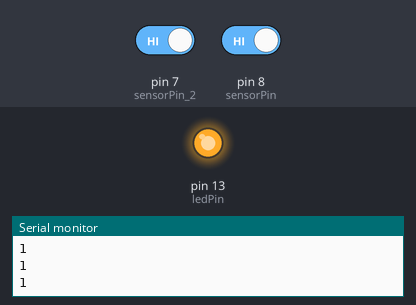
The sketch below on a simulated Arduino Uno, built with avr-gcc and run on an emulated ATmega328P. Shown: output pins drawn as LEDs (lit = HIGH), the last lines printed to the serial monitor. Inputs (shaded band) come from the test bench; at power-on: pin 8 (sensorPin) HIGH, pin 7 (sensorPin_2) HIGH. No radio packets arrive unless stated.

Above: at 1.2 s.
1.3 s: pin 8 (sensorPin) driven LOW
At 1.9 s:
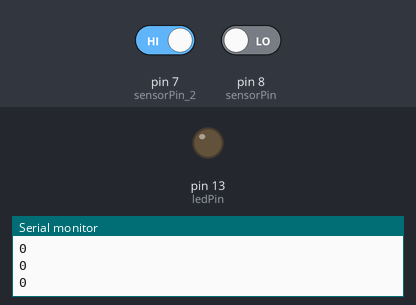
2.8 s: pin 8 (sensorPin) driven HIGH
At 4.3 s:
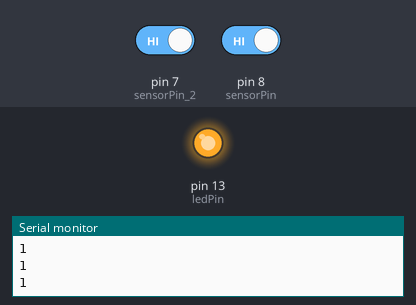
Timing chart, 0 to 5.8 s (numbered marks = the images above; inputs shaded):
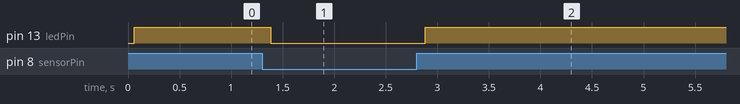

The sketch:

Trasmisor.ino
```cpp
#include <VirtualWire.h>
#include <avr/wdt.h>

const int dataPin = 9;
const int ledPin = 13;
const int sensorPin = 8;
const int sensorPin_2 = 7;

char msg[4] = {'E', '\0'};
char msg2[4] = {'A', '\0'};
int estado = 1;
int estado_2 = 1;

void estado_puerta();
void envio_de_trama();

void setup()
{
  vw_setup(2400);
  vw_set_tx_pin(dataPin);
  pinMode(ledPin, OUTPUT);
  pinMode(sensorPin, INPUT_PULLUP);
  pinMode(sensorPin_2, INPUT_PULLUP);
  Serial.begin(9600);

  wdt_disable();
  wdt_enable(WDTO_2S);
}

void loop()
{
  Serial.println(estado);
  estado_puerta();
  envio_de_trama();
  wdt_reset();
}

void estado_puerta()
{
  estado = digitalRead(sensorPin);
  estado_2 = digitalRead(sensorPin_2);
}

void envio_de_trama()
{

  if (estado == 0)
  {
    vw_send((uint8_t *)msg2, strlen(msg2));   //A
    vw_wait_tx();
    digitalWrite(ledPin, LOW);
  }
  else if (estado == 1)
  {
    vw_send((uint8_t *)msg, strlen(msg));  //E
    vw_wait_tx();
    digitalWrite(ledPin, HIGH);
  }
}
```

Measured:
- after the input at 1.3 s, pin 13 (ledPin): HIGH → LOW after 0.08 s
- after the input at 2.8 s, pin 13 (ledPin): LOW → HIGH after 0.08 s
